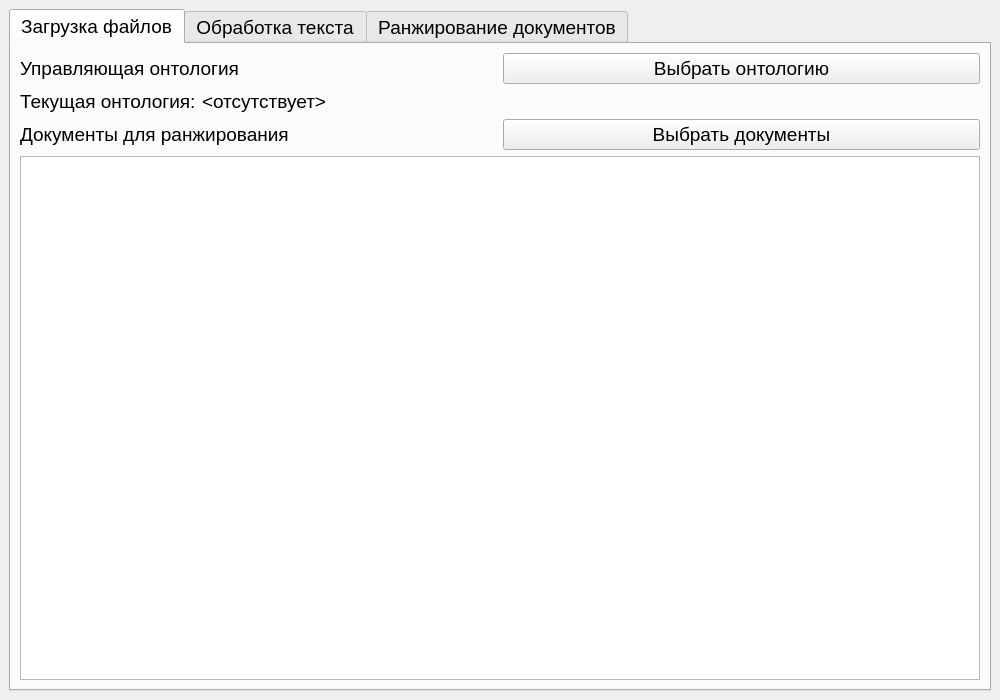
<?xml version="1.0" encoding="UTF-8"?>
<ui version="4.0">
 <class>MainWindow</class>
 <widget class="QMainWindow" name="MainWindow">
  <property name="windowModality">
   <enum>Qt::NonModal</enum>
  </property>
  <property name="geometry">
   <rect>
    <x>0</x>
    <y>0</y>
    <width>1000</width>
    <height>700</height>
   </rect>
  </property>
  <property name="font">
   <font>
    <pointsize>14</pointsize>
   </font>
  </property>
  <property name="windowTitle">
   <string>MainWindow</string>
  </property>
  <property name="locale">
   <locale language="Russian" country="Russia"/>
  </property>
  <property name="tabShape">
   <enum>QTabWidget::Rounded</enum>
  </property>
  <widget class="QWidget" name="centralwidget">
   <layout class="QVBoxLayout" name="verticalLayout">
    <property name="sizeConstraint">
     <enum>QLayout::SetDefaultConstraint</enum>
    </property>
    <item>
     <widget class="QTabWidget" name="tabWidget">
      <property name="enabled">
       <bool>true</bool>
      </property>
      <property name="sizePolicy">
       <sizepolicy hsizetype="Minimum" vsizetype="Minimum">
        <horstretch>0</horstretch>
        <verstretch>0</verstretch>
       </sizepolicy>
      </property>
      <property name="currentIndex">
       <number>0</number>
      </property>
      <widget class="QWidget" name="fileLoadTab">
       <attribute name="title">
        <string>Загрузка файлов</string>
       </attribute>
       <layout class="QVBoxLayout" name="verticalLayout_2">
        <item>
         <layout class="QHBoxLayout" name="horizontalLayout">
          <item>
           <widget class="QLabel" name="label">
            <property name="text">
             <string>Управляющая онтология</string>
            </property>
           </widget>
          </item>
          <item>
           <widget class="QPushButton" name="selectOntologyPushButton">
            <property name="text">
             <string>Выбрать онтологию</string>
            </property>
           </widget>
          </item>
         </layout>
        </item>
        <item>
         <layout class="QHBoxLayout" name="horizontalLayout_8">
          <item>
           <widget class="QLabel" name="label_10">
            <property name="text">
             <string>Текущая онтология:</string>
            </property>
           </widget>
          </item>
          <item>
           <widget class="QLabel" name="ontologyLabel">
            <property name="text">
             <string>&lt;отсутствует&gt;</string>
            </property>
           </widget>
          </item>
          <item>
           <spacer name="horizontalSpacer_2">
            <property name="orientation">
             <enum>Qt::Horizontal</enum>
            </property>
            <property name="sizeHint" stdset="0">
             <size>
              <width>40</width>
              <height>20</height>
             </size>
            </property>
           </spacer>
          </item>
         </layout>
        </item>
        <item>
         <layout class="QHBoxLayout" name="horizontalLayout_2">
          <item>
           <widget class="QLabel" name="label_2">
            <property name="text">
             <string>Документы для ранжирования</string>
            </property>
           </widget>
          </item>
          <item>
           <widget class="QPushButton" name="selectDocumentsPushButton">
            <property name="text">
             <string>Выбрать документы</string>
            </property>
           </widget>
          </item>
         </layout>
        </item>
        <item>
         <widget class="QListWidget" name="documentsListWidget">
          <property name="editTriggers">
           <set>QAbstractItemView::NoEditTriggers</set>
          </property>
         </widget>
        </item>
       </layout>
      </widget>
      <widget class="QWidget" name="processingTextTab">
       <property name="enabled">
        <bool>false</bool>
       </property>
       <attribute name="title">
        <string>Обработка текста</string>
       </attribute>
       <layout class="QVBoxLayout" name="verticalLayout_7">
        <item>
         <layout class="QHBoxLayout" name="horizontalLayout_6" stretch="1,2">
          <item>
           <layout class="QVBoxLayout" name="verticalLayout_6">
            <item>
             <widget class="QLabel" name="label_3">
              <property name="text">
               <string>Выбирите документ:</string>
              </property>
             </widget>
            </item>
            <item>
             <widget class="QListWidget" name="documentsListWidget_2">
              <property name="sizePolicy">
               <sizepolicy hsizetype="Expanding" vsizetype="Expanding">
                <horstretch>0</horstretch>
                <verstretch>1</verstretch>
               </sizepolicy>
              </property>
              <property name="editTriggers">
               <set>QAbstractItemView::NoEditTriggers</set>
              </property>
             </widget>
            </item>
           </layout>
          </item>
          <item>
           <layout class="QVBoxLayout" name="verticalLayout_4">
            <item>
             <widget class="QLabel" name="label_8">
              <property name="text">
               <string>Привязавшиеся понятия:</string>
              </property>
             </widget>
            </item>
            <item>
             <widget class="QListWidget" name="keyTermListWidget">
              <property name="sizePolicy">
               <sizepolicy hsizetype="Expanding" vsizetype="Expanding">
                <horstretch>0</horstretch>
                <verstretch>0</verstretch>
               </sizepolicy>
              </property>
              <property name="editTriggers">
               <set>QAbstractItemView::NoEditTriggers</set>
              </property>
             </widget>
            </item>
           </layout>
          </item>
         </layout>
        </item>
        <item>
         <layout class="QVBoxLayout" name="verticalLayout_5">
          <item>
           <widget class="QLabel" name="label_9">
            <property name="text">
             <string>Предложения:</string>
            </property>
           </widget>
          </item>
          <item>
           <widget class="QTextBrowser" name="sentencesTextBrowser">
            <property name="sizePolicy">
             <sizepolicy hsizetype="Expanding" vsizetype="Expanding">
              <horstretch>0</horstretch>
              <verstretch>3</verstretch>
             </sizepolicy>
            </property>
           </widget>
          </item>
         </layout>
        </item>
        <item>
         <layout class="QHBoxLayout" name="horizontalLayout_7">
          <item>
           <spacer name="horizontalSpacer">
            <property name="orientation">
             <enum>Qt::Horizontal</enum>
            </property>
            <property name="sizeHint" stdset="0">
             <size>
              <width>40</width>
              <height>20</height>
             </size>
            </property>
           </spacer>
          </item>
          <item>
           <widget class="QPushButton" name="saveSubOntologyPushButton">
            <property name="text">
             <string>Сохранить онтологию</string>
            </property>
           </widget>
          </item>
         </layout>
        </item>
       </layout>
      </widget>
      <widget class="QWidget" name="rankedDocumentsTab">
       <property name="enabled">
        <bool>false</bool>
       </property>
       <attribute name="title">
        <string>Ранжирование документов</string>
       </attribute>
       <layout class="QVBoxLayout" name="verticalLayout_3">
        <item>
         <widget class="QLabel" name="label_6">
          <property name="text">
           <string>Параметры</string>
          </property>
          <property name="alignment">
           <set>Qt::AlignLeading|Qt::AlignLeft|Qt::AlignVCenter</set>
          </property>
         </widget>
        </item>
        <item>
         <layout class="QHBoxLayout" name="horizontalLayout_9">
          <item>
           <layout class="QHBoxLayout" name="horizontalLayout_5">
            <item>
             <widget class="QLabel" name="label_4">
              <property name="text">
               <string>N =</string>
              </property>
             </widget>
            </item>
            <item>
             <widget class="QLineEdit" name="NLineEdit">
              <property name="text">
               <string>10</string>
              </property>
             </widget>
            </item>
           </layout>
          </item>
          <item>
           <layout class="QHBoxLayout" name="horizontalLayout_4">
            <item>
             <widget class="QLabel" name="label_5">
              <property name="text">
               <string>K =</string>
              </property>
             </widget>
            </item>
            <item>
             <widget class="QLineEdit" name="KLineEdit">
              <property name="text">
               <string>10</string>
              </property>
             </widget>
            </item>
           </layout>
          </item>
          <item>
           <layout class="QHBoxLayout" name="horizontalLayout_3">
            <item>
             <widget class="QLabel" name="label_11">
              <property name="text">
               <string>Beta =</string>
              </property>
             </widget>
            </item>
           </layout>
          </item>
          <item>
           <widget class="QComboBox" name="BComboBox">
            <property name="sizePolicy">
             <sizepolicy hsizetype="Expanding" vsizetype="Fixed">
              <horstretch>0</horstretch>
              <verstretch>0</verstretch>
             </sizepolicy>
            </property>
            <item>
             <property name="text">
              <string>1</string>
             </property>
            </item>
            <item>
             <property name="text">
              <string>2</string>
             </property>
            </item>
            <item>
             <property name="text">
              <string>5</string>
             </property>
            </item>
            <item>
             <property name="text">
              <string>10</string>
             </property>
            </item>
           </widget>
          </item>
         </layout>
        </item>
        <item>
         <widget class="QPushButton" name="rankDocumentsPushButton">
          <property name="text">
           <string>Выполнить ранжирование</string>
          </property>
         </widget>
        </item>
        <item>
         <widget class="QLabel" name="label_7">
          <property name="text">
           <string>Отранжированные документы по релевантности</string>
          </property>
          <property name="alignment">
           <set>Qt::AlignLeading|Qt::AlignLeft|Qt::AlignVCenter</set>
          </property>
         </widget>
        </item>
        <item>
         <widget class="QTableWidget" name="rankedDocumentsTableWidget">
          <property name="editTriggers">
           <set>QAbstractItemView::NoEditTriggers</set>
          </property>
          <attribute name="horizontalHeaderDefaultSectionSize">
           <number>250</number>
          </attribute>
          <attribute name="horizontalHeaderStretchLastSection">
           <bool>true</bool>
          </attribute>
          <column>
           <property name="text">
            <string>Название документа</string>
           </property>
          </column>
          <column>
           <property name="text">
            <string>Оценка</string>
           </property>
          </column>
          <column>
           <property name="text">
            <string>Подробнее</string>
           </property>
          </column>
         </widget>
        </item>
       </layout>
      </widget>
     </widget>
    </item>
   </layout>
  </widget>
  <widget class="QMenuBar" name="menubar">
   <property name="geometry">
    <rect>
     <x>0</x>
     <y>0</y>
     <width>1000</width>
     <height>28</height>
    </rect>
   </property>
  </widget>
 </widget>
 <resources/>
 <connections/>
</ui>
